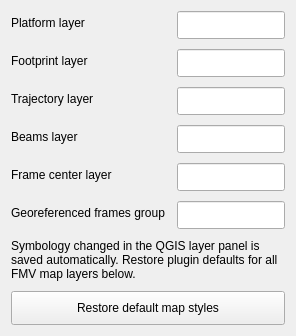
     <widget class="QWidget" name="tabLayers">
      <attribute name="title">
       <string>Layers</string>
      </attribute>
      <layout class="QFormLayout" name="formLayers">
       <property name="fieldGrowthPolicy">
        <enum>QFormLayout::ExpandingFieldsGrow</enum>
       </property>
       <property name="horizontalSpacing">
        <number>12</number>
       </property>
       <property name="verticalSpacing">
        <number>10</number>
       </property>
       <property name="labelAlignment">
        <set>Qt::AlignLeading|Qt::AlignLeft|Qt::AlignVCenter</set>
       </property>
       <item row="0" column="0">
        <widget class="QLabel" name="lblPlatformLyr">
         <property name="text">
          <string>Platform layer</string>
         </property>
        </widget>
       </item>
       <item row="0" column="1">
        <widget class="QLineEdit" name="ln_platformLyr">
         <property name="minimumSize">
          <size>
           <width>0</width>
           <height>28</height>
          </size>
         </property>
        </widget>
       </item>
       <item row="1" column="0">
        <widget class="QLabel" name="lblFootprintLyr">
         <property name="text">
          <string>Footprint layer</string>
         </property>
        </widget>
       </item>
       <item row="1" column="1">
        <widget class="QLineEdit" name="ln_footprintLyr">
         <property name="minimumSize">
          <size>
           <width>0</width>
           <height>28</height>
          </size>
         </property>
        </widget>
       </item>
       <item row="2" column="0">
        <widget class="QLabel" name="lblTrajectoryLyr">
         <property name="text">
          <string>Trajectory layer</string>
         </property>
        </widget>
       </item>
       <item row="2" column="1">
        <widget class="QLineEdit" name="ln_trajectoryLyr">
         <property name="minimumSize">
          <size>
           <width>0</width>
           <height>28</height>
          </size>
         </property>
        </widget>
       </item>
       <item row="3" column="0">
        <widget class="QLabel" name="lblBeamsLyr">
         <property name="text">
          <string>Beams layer</string>
         </property>
        </widget>
       </item>
       <item row="3" column="1">
        <widget class="QLineEdit" name="ln_beamsLyr">
         <property name="minimumSize">
          <size>
           <width>0</width>
           <height>28</height>
          </size>
         </property>
        </widget>
       </item>
       <item row="4" column="0">
        <widget class="QLabel" name="lblFramecenterLyr">
         <property name="text">
          <string>Frame center layer</string>
         </property>
        </widget>
       </item>
       <item row="4" column="1">
        <widget class="QLineEdit" name="ln_framecenterLyr">
         <property name="minimumSize">
          <size>
           <width>0</width>
           <height>28</height>
          </size>
         </property>
        </widget>
       </item>
       <item row="5" column="0">
        <widget class="QLabel" name="lblFramesG">
         <property name="text">
          <string>Georeferenced frames group</string>
         </property>
        </widget>
       </item>
       <item row="5" column="1">
        <widget class="QLineEdit" name="ln_framesG">
         <property name="minimumSize">
          <size>
           <width>0</width>
           <height>28</height>
          </size>
         </property>
        </widget>
       </item>
       <item row="6" column="0" colspan="2">
        <widget class="QLabel" name="lblLayerStylesHelp">
         <property name="text">
          <string>Symbology changed in the QGIS layer panel is saved automatically. Restore plugin defaults for all FMV map layers below.</string>
         </property>
         <property name="wordWrap">
          <bool>true</bool>
         </property>
        </widget>
       </item>
       <item row="7" column="0" colspan="2">
        <widget class="QPushButton" name="btn_restoreLayerStyles">
         <property name="minimumSize">
          <size>
           <width>0</width>
           <height>34</height>
          </size>
         </property>
         <property name="text">
          <string>Restore default map styles</string>
         </property>
        </widget>
       </item>
      </layout>
     </widget>
